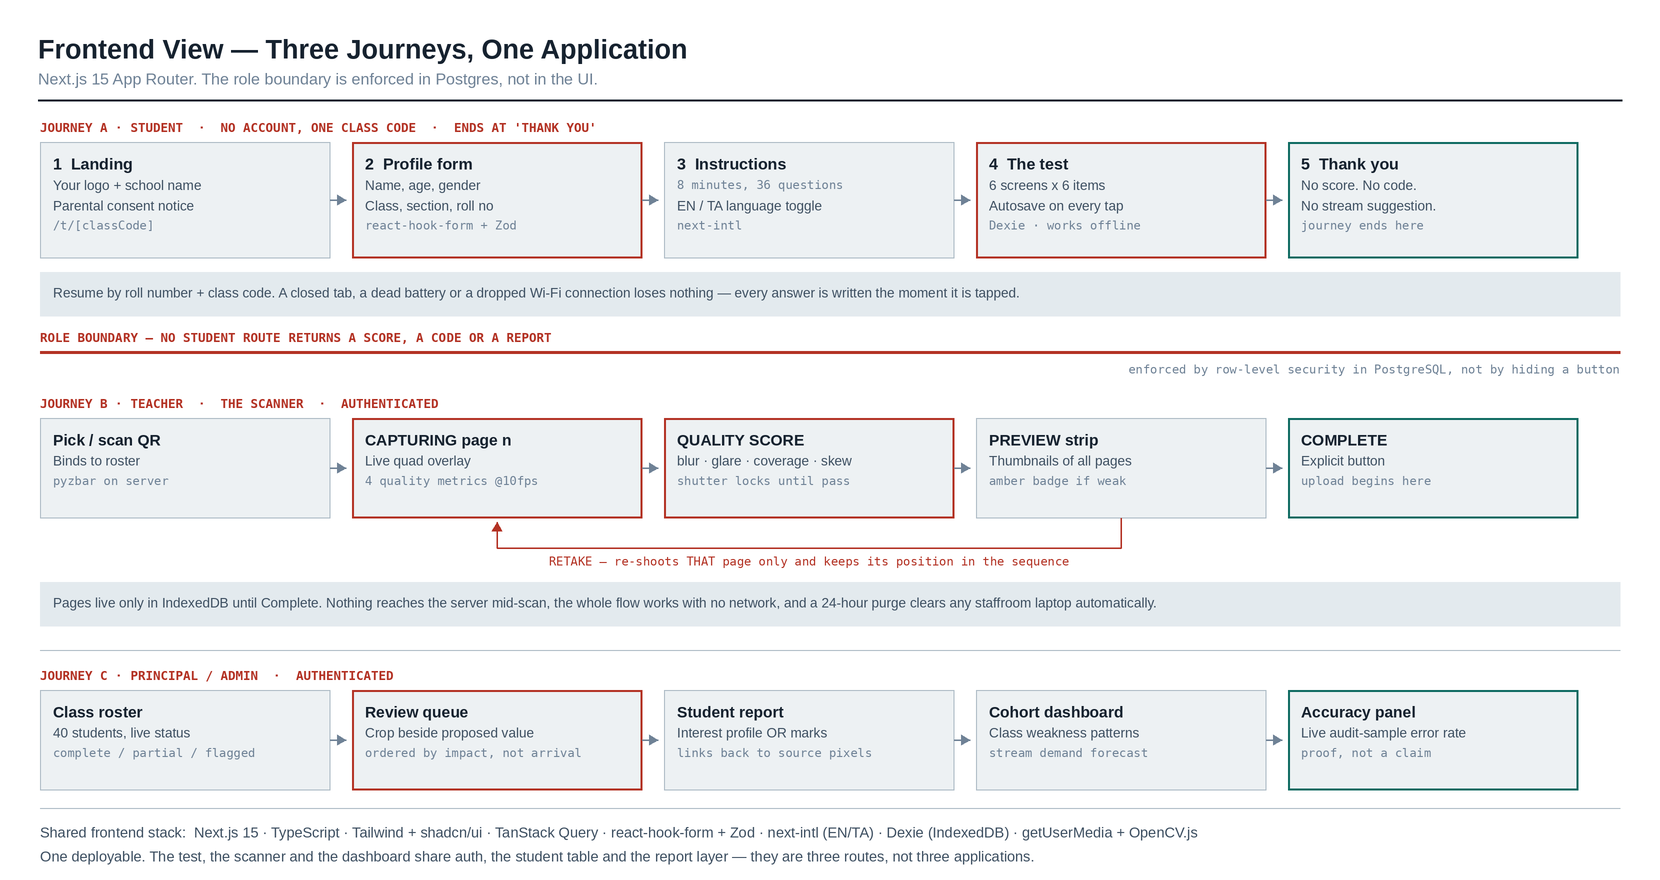

Write the Python code that produced this figure.
from diag import D, C, FM, FB, FR
W,H = 1660, 880
d = D(W,H,"Frontend View — Three Journeys, One Application",
      "Next.js 15 App Router. The role boundary is enforced in Postgres, not in the UI.")

# --- Student journey
d.tag(40,120,"JOURNEY A · STUDENT  ·  NO ACCOUNT, ONE CLASS CODE  ·  ENDS AT 'THANK YOU'",C["mark"],12.5)
y=142; bw=290; gap=22
xs=[40+i*(bw+gap) for i in range(5)]
scr=[("1  Landing",["Your logo + school name","Parental consent notice","~/t/[classCode]"]),
     ("2  Profile form",["Name, age, gender","Class, section, roll no","~react-hook-form + Zod"]),
     ("3  Instructions",["~8 minutes, 36 questions","EN / TA language toggle","~next-intl"]),
     ("4  The test",["6 screens x 6 items","Autosave on every tap","~Dexie · works offline"]),
     ("5  Thank you",["No score. No code.","No stream suggestion.","~journey ends here"])]
for x,(t,l) in zip(xs,scr):
    d.box(x,y,bw,116,t,l,"accent" if t.startswith(("2","4")) else ("verify" if t.startswith("5") else "plain"),tsize=16)
for i in range(4):
    d.arrow([(xs[i]+bw, y+58),(xs[i+1]-6, y+58)])
d.box(40,y+130,1580,44,None,["Resume by roll number + class code. A closed tab, a dead battery or a dropped Wi-Fi connection loses nothing — every answer is written the moment it is tapped."],"chip",pad=13)

# --- boundary
by=352
d.line(40,by,1620,by,C["mark"],3)
d.tag(40,by-22,"ROLE BOUNDARY — NO STUDENT ROUTE RETURNS A SCORE, A CODE OR A REPORT",C["mark"],12.5)
d.text(1620,by+10,"enforced by row-level security in PostgreSQL, not by hiding a button",12,FM,C["ink3"],anchor="ra")

# --- Teacher journey
d.tag(40,by+44,"JOURNEY B · TEACHER  ·  THE SCANNER  ·  AUTHENTICATED",C["mark"],12.5)
y2=by+66
tb=[("Pick / scan QR",["Binds to roster","~pyzbar on server"]),
    ("CAPTURING page n",["Live quad overlay","~4 quality metrics @10fps"]),
    ("QUALITY SCORE",["blur · glare · coverage · skew","~shutter locks until pass"]),
    ("PREVIEW strip",["Thumbnails of all pages","~amber badge if weak"]),
    ("COMPLETE",["Explicit button","~upload begins here"])]
for x,(t,l) in zip(xs,tb):
    d.box(x,y2,bw,100,t,l,"accent" if t in("CAPTURING page n","QUALITY SCORE") else ("verify" if t=="COMPLETE" else "plain"),tsize=15.5)
for i in range(4):
    d.arrow([(xs[i]+bw, y2+50),(xs[i+1]-6, y2+50)])
# retake loop
d.arrow([(xs[3]+bw/2, y2+100),(xs[3]+bw/2, y2+130),(xs[1]+bw/2, y2+130),(xs[1]+bw/2, y2+104)],C["mark"],1.8)
d.text((xs[1]+xs[3])/2+bw/2, y2+136,"RETAKE — re-shoots THAT page only and keeps its position in the sequence",12,FM,C["mark"],anchor="ma")
d.arrow([(xs[3]+bw, y2+50),(xs[4]-6, y2+50)])
d.box(40,y2+164,1580,44,None,["Pages live only in IndexedDB until Complete. Nothing reaches the server mid-scan, the whole flow works with no network, and a 24-hour purge clears any staffroom laptop automatically."],"chip",pad=13)

# --- Principal journey
py=y2+232
d.line(40,py,1620,py,C["rule"],1)
d.tag(40,py+18,"JOURNEY C · PRINCIPAL / ADMIN  ·  AUTHENTICATED",C["mark"],12.5)
y3=py+40
pb=[("Class roster",["40 students, live status","~complete / partial / flagged"]),
    ("Review queue",["Crop beside proposed value","~ordered by impact, not arrival"]),
    ("Student report",["Interest profile OR marks","~links back to source pixels"]),
    ("Cohort dashboard",["Class weakness patterns","~stream demand forecast"]),
    ("Accuracy panel",["Live audit-sample error rate","~proof, not a claim"])]
for x,(t,l) in zip(xs,pb):
    d.box(x,y3,bw,100,t,l,"accent" if t=="Review queue" else ("verify" if t=="Accuracy panel" else "plain"),tsize=15.5)
for i in range(4):
    d.arrow([(xs[i]+bw, y3+50),(xs[i+1]-6, y3+50)])

d.line(40,H-72,1620,H-72,C["rule"],1)
d.text(40,H-56,"Shared frontend stack:  Next.js 15 · TypeScript · Tailwind + shadcn/ui · TanStack Query · react-hook-form + Zod · next-intl (EN/TA) · Dexie (IndexedDB) · getUserMedia + OpenCV.js",14.5,FR,C["ink2"])
d.text(40,H-32,"One deployable. The test, the scanner and the dashboard share auth, the student table and the report layer — they are three routes, not three applications.",14.5,FR,C["ink2"])
d.save("d2.png"); print("ok")
